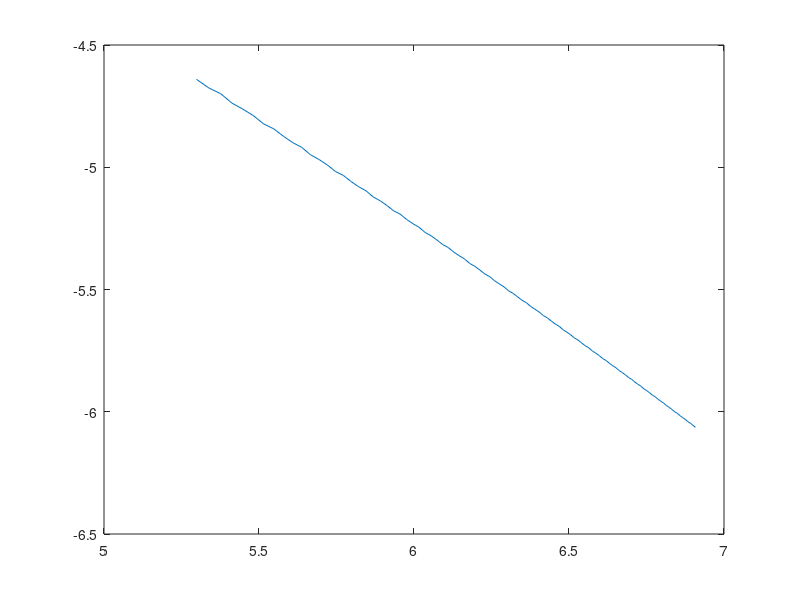

The MATLAB source for this figure:
n=100;
b=10;
x=linspace(200,1000,n);
ks=0.51;
kp=1;
phi=pi/4;
%phi=linspace(pi/8,pi/4,n);
E=@(t) (sin(t+phi).^2)./(sin(t+phi).^2+cos(t+phi).*(ks-sin(t+phi).^2).^(1/2)).*cos(t+phi).*exp(1i*x.*cos(t));
%principle term
y0=(sin(phi).^2)./(sin(phi).^2+cos(phi).*(ks-sin(phi).^2).^(1/2)).*cos(phi).*exp(1i*x).*(-(2*pi*1i)./x).^(1/2);
y=integral(@(t) E(t) ,-pi/4,pi/4, 'ArrayValued',true);

%y1=integral(@(t) E(t) ,-pi/2+b*1i,-pi/2, 'ArrayValued',true);

y2=y-y0;
%y2=y2./x./cos(phi)
z1=log(x);
z2=log(abs(y2));
figure;
plot(z1,z2);
t=(z2(n)-z2(1))/(z1(n)-z1(1))
